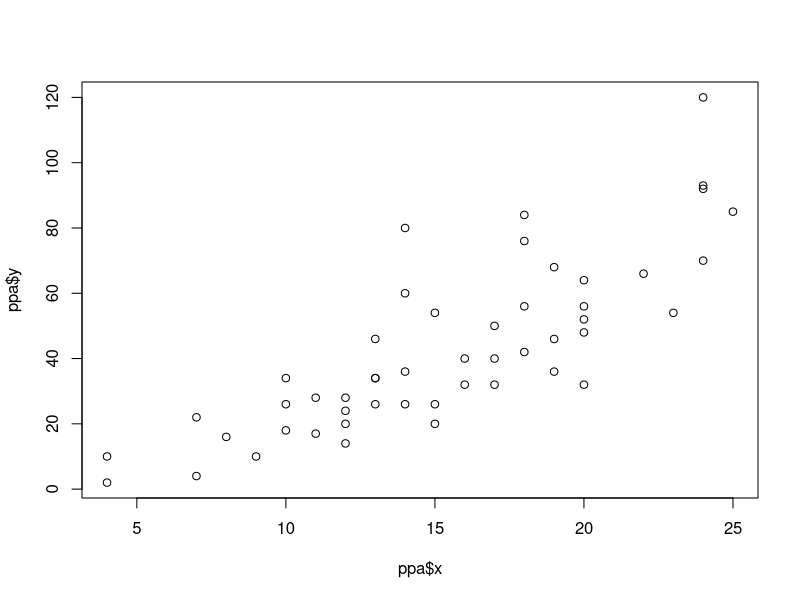

The R source for this figure: (Note: this script raises an error after producing the figure.)
#Removing element from array
arr=array(c(1,2,3,4,5))
arr
arr[-3]
#Removing sequence of elements from an array
arr1=array(c(1,2,3,4,5,6,7,8,9))
arr1
rm_arr=c(5,6,3)
arr1[-rm_arr]
arr2=(arr1%%2==0)
arr2
#Creating Matrix
vec1=c(1,2,3,4,5,6,7,8,9)
vec2=c(30,40,50)
array(vec1,vec2)
arr=array(c(vec1,vec2),dim=c(2,3))
arr
row_names=c("r1","r3")
colum_names=c("c1","c2","c3")
mat_names=c("mat1","mat2")
arr1=array(c(vec1,vec2),dim=c(2,3,2),dimnames=list(row_names,colum_names,mat_names))
arr1           
arr1[2,3,1]
#List
?list
list1=list(1,4,5,6,7,8,9,23,3)
list1
is.list(list1)
as.list(list1)
as.pairlist(list1)
as.list(list1,all.names=FALSE,sorted=TRUE,1,4,5,6,7,8,9,23,3)
alist(2)
x=list(0,1,2,3,4,5)
x
Y=list(0,1,2,3,4,5)
Y
ppa=list(x=cars[,1],y=cars[,2])
plot(ppa)
# write a program to creat a list of employees information that contains details of 4 employeesthe 
#list should contain employee id , name,no of employees and name this list as employee l
employee_list=list(employee_id=c(2,3,4,5),employee_name=c("d","c","a","b",n=4))
employee_list
#Dataframe and dataset

help(data.frame)
u_id=c(1,2,3,4,5)
u_name=c("acharya","Riva","presidency","eastpoint","cambridge")
u_str=c(1000,1500,3000,200,600)
u_per=c(10,60,50,40,30)
u_location=c("B","D","Be","G","M")
uni_data=data.frame(u_id,u_name,u_str,u_per,u_location)
print(uni_data)
#changing name
u_id=c(1,2,3,4,5,"na")
u_name=c("acharya","Riva","presidency","eastpoint","cambridge")
u_str=c(1000,1500,3000,200,600)
u_per=c(10,60,50,40,30)
u_location=c("B","D","Be","G","M")
uni_data1=data.frame("ID"=u_id,"Name"=u_name,"Strangth"=u_str,"Percentage"=u_per,"Location"=u_location)
print(uni_data1)
#geting idea about our dataframe
str(uni_data1)
summary(uni_data1)
